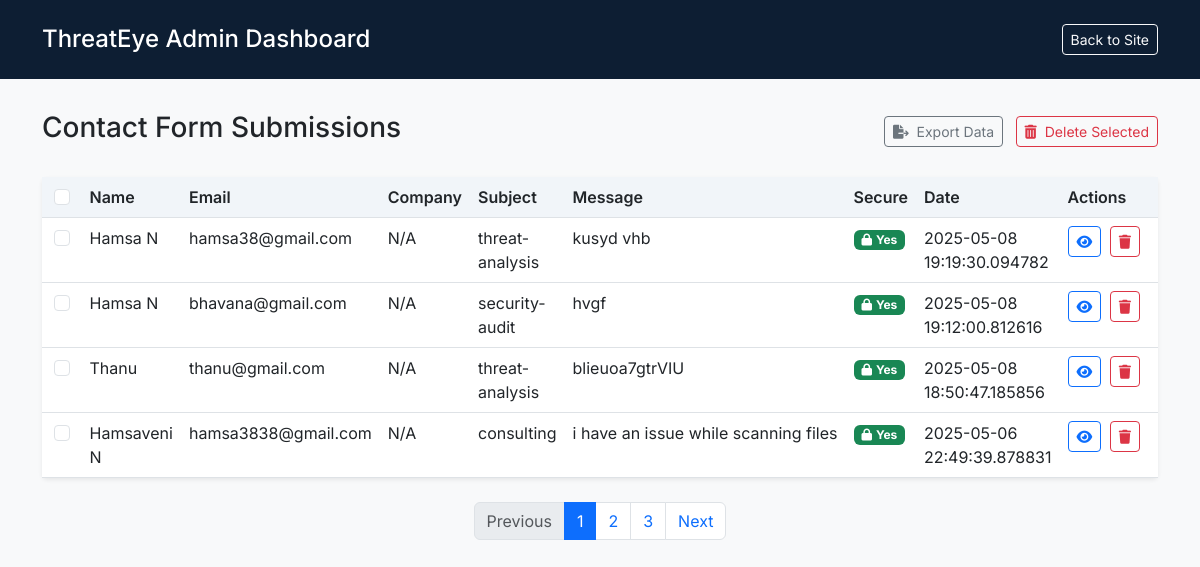
Screenshot of /admin/submissions with the database file from the repository.
### tables this page shows
CREATE TABLE contact_submissions (
    id INTEGER PRIMARY KEY AUTOINCREMENT,
    name TEXT NOT NULL,
    email TEXT NOT NULL,
    company TEXT,
    subject TEXT,
    message TEXT NOT NULL,
    secure_contact BOOLEAN,
    submission_date TIMESTAMP NOT NULL
);

### app.py (the view)
@app.route('/admin/submissions', methods=['GET'])
def view_submissions():
    conn = get_db_connection()
    submissions = conn.execute('SELECT * FROM contact_submissions ORDER BY submission_date DESC').fetchall()
    conn.close()
    return render_template('admin/submissions.html', submissions=submissions)

### app.py (called while the page is built)
def get_db_connection():
    conn = sqlite3.connect(DATABASE)
    conn.row_factory = sqlite3.Row  # to return rows like dictionaries
    return conn

### templates/admin/submissions.html (shortened to what this page needs)
<!DOCTYPE html>
<html lang="en">
<head>
    <link href="https://cdn.jsdelivr.net/npm/bootstrap@5.3.0/dist/css/bootstrap.min.css" rel="stylesheet">
    <link href="https://cdnjs.cloudflare.com/ajax/libs/font-awesome/6.0.0/css/all.min.css" rel="stylesheet">
</head>
<body>
    <header class="admin-header">
        <div class="container">
            <div class="d-flex justify-content-between align-items-center">
                <h1 class="h4 mb-0">ThreatEye Admin Dashboard</h1>
                <a href="#" class="btn btn-sm btn-outline-light">Back to Site</a>
            </div>
        </div>
    </header>
    <main class="container mb-5">
        <div class="d-flex justify-content-between align-items-center mb-4">
            <h2 class="h3">Contact Form Submissions</h2>
            <div>
                <button class="btn btn-sm btn-outline-secondary me-2">
                    <i class="fas fa-file-export me-1"></i> Export Data
                </button>
                <button class="btn btn-sm btn-outline-danger">
                    <i class="fas fa-trash-alt me-1"></i> Delete Selected
                </button>
            </div>
        </div>
        <div class="submissions-table">
            <div class="table-responsive">
                <table class="table table-hover mb-0">
                    <thead>
                        <tr>
                            <th scope="col" class="text-center" style="width: 40px;">
                                <input type="checkbox" class="form-check-input" id="selectAll">
                            </th>
                            <th scope="col">Name</th>
                            <th scope="col">Email</th>
                            <th scope="col">Company</th>
                            <th scope="col">Subject</th>
                            <th scope="col">Message</th>
                            <th scope="col">Secure</th>
                            <th scope="col">Date</th>
                            <th scope="col" style="width: 100px;">Actions</th>
                        </tr>
                    </thead>
                    <tbody>
                        {% for submission in submissions %}
                        <tr>
                            <td class="text-center">
                                <input type="checkbox" class="form-check-input submission-check" value="{{ submission.id }}">
                            </td>
                            <td>{{ submission.name }}</td>
                            <td>{{ submission.email }}</td>
                            <td>{{ submission.company or 'N/A' }}</td>
                            <td>{{ submission.subject or 'N/A' }}</td>
                            <td class="submission-message" title="{{ submission.message }}">{{ submission.message }}</td>
                            <td>
                                {% if submission.secure_contact %}
                                <span class="badge bg-success status-badge"><i class="fas fa-lock me-1"></i>Yes</span>
                                {% else %}
                                <span class="badge bg-secondary status-badge">No</span>
                                {% endif %}
                            </td>
                            <td>{{ submission.submission_date }}</td>
                            <td>
                                <div class="action-buttons">
                                    <button class="btn btn-sm btn-outline-primary" data-id="{{ submission.id }}" title="View Details">
                                        <i class="fas fa-eye"></i>
                                    </button>
                                    <button class="btn btn-sm btn-outline-danger ms-1" data-id="{{ submission.id }}" title="Delete">
                                        <i class="fas fa-trash"></i>
                                    </button>
                                </div>
                            </td>
                        </tr>
                        {% endfor %}
                    </tbody>
                </table>
            </div>
        </div>
        {% if submissions|length > 0 %}
        <nav aria-label="Page navigation">
            <ul class="pagination justify-content-center">
                <li class="page-item disabled">
                    <a class="page-link" href="#" tabindex="-1" aria-disabled="true">Previous</a>
                </li>
                <li class="page-item active"><a class="page-link" href="#">1</a></li>
                <li class="page-item"><a class="page-link" href="#">2</a></li>
                <li class="page-item"><a class="page-link" href="#">3</a></li>
                <li class="page-item">
                    <a class="page-link" href="#">Next</a>
                </li>
            </ul>
        </nav>
        {% endif %}
    </main>
</body>
</html>

### templates/admin/submissions.html (style rules this page uses)
body { font-family: 'Inter', sans-serif; background-color: #f8f9fa; color: #212529; }
.admin-header { background-color: #0d1e33; color: white; padding: 1.5rem 0; margin-bottom: 2rem; }
.submissions-table { background-color: white; border-radius: 5px; box-shadow: 0 0.125rem 0.25rem rgba(0, 0, 0, 0.075); }
.table-responsive { overflow-x: auto; }
.table th { background-color: #f1f5f9; font-weight: 600; }
.submission-message { max-width: 300px; overflow: hidden; text-overflow: ellipsis; white-space: nowrap; }
.status-badge { font-size: 0.75rem; padding: 0.25rem 0.5rem; }
.pagination { margin-top: 1.5rem; }
.action-buttons .btn { padding: 0.25rem 0.5rem; font-size: 0.875rem; }

### rows the page displays
contact_submissions: name "Hamsa N", email "hamsa38@gmail.com", company "N/A", subject "threat-analysis", message "kusyd vhb", secure_contact True (drawn), submission_date "2025-05-08 19:19:30.094782"
contact_submissions: name "Hamsa N", email "bhavana@gmail.com", company "N/A", subject "security-audit", message "hvgf", secure_contact True (drawn), submission_date "2025-05-08 19:12:00.812616"
contact_submissions: name "Thanu", email "thanu@gmail.com", company "N/A", subject "threat-analysis", message "blieuoa7gtrVIU", secure_contact True (drawn), submission_date "2025-05-08 18:50:47.185856"
contact_submissions: name "Hamsaveni N", email "hamsa3838@gmail.com", company "N/A", subject "consulting", message "i have an issue while scanning files", secure_contact True (drawn), submission_date "2025-05-06 22:49:39.878831"
